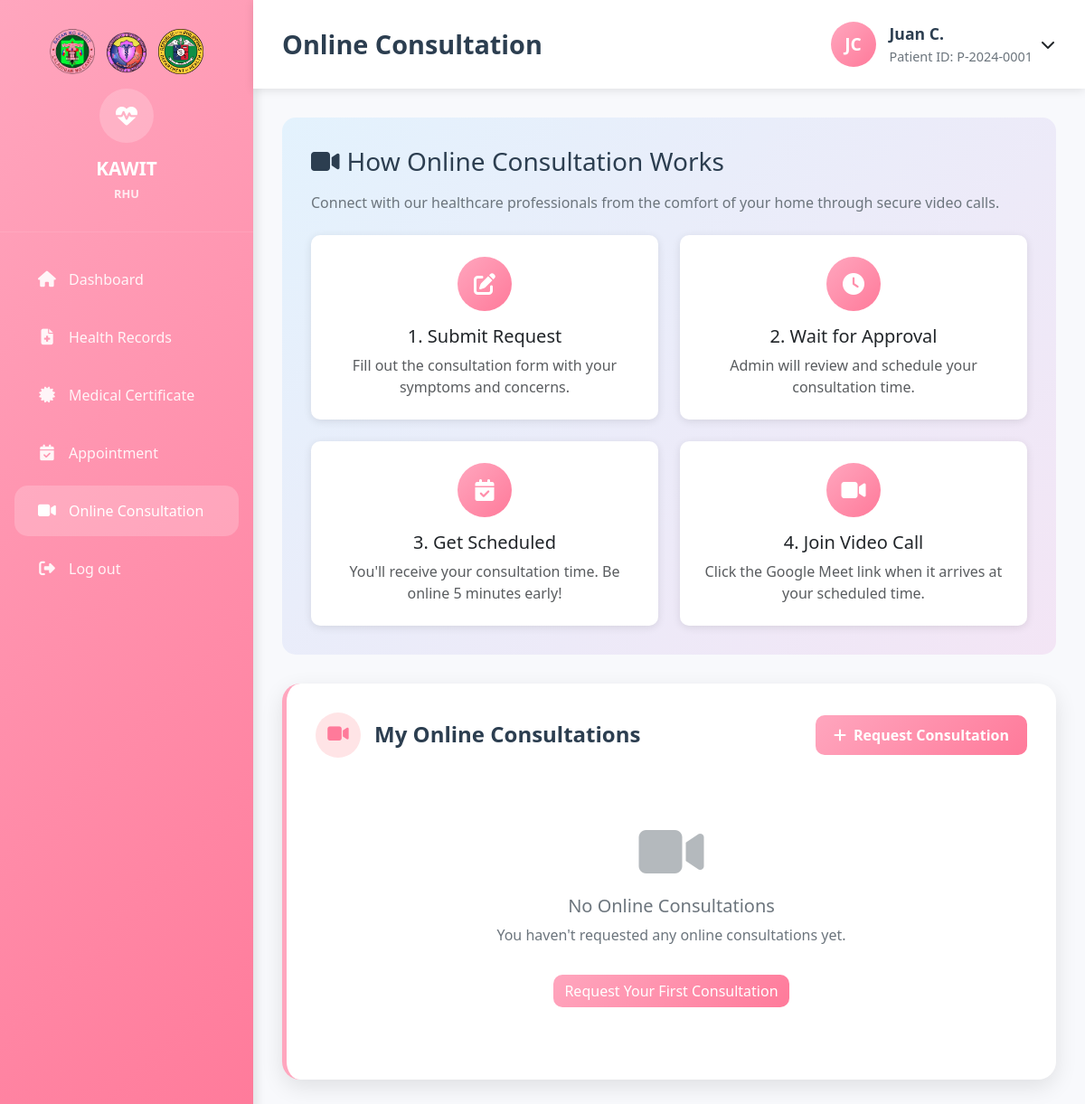
Screenshot of /kawit_rhu/Patient/Consultation.php (signed in) with the database file from the repository.
### tables this page shows
CREATE TABLE patients (
    id INT PRIMARY KEY AUTO_INCREMENT,
    user_id INT UNIQUE,
    patient_id VARCHAR(20) UNIQUE NOT NULL,
    first_name VARCHAR(50) NOT NULL,
    middle_name VARCHAR(50),
    last_name VARCHAR(50) NOT NULL,
    suffix VARCHAR(10),
    date_of_birth DATE NOT NULL,
    gender ENUM('Male', 'Female', 'Other') NOT NULL,
    civil_status ENUM('Single', 'Married', 'Widowed', 'Divorced', 'Separated') DEFAULT 'Single',
    address TEXT NOT NULL,
    barangay_id INT,
    phone VARCHAR(15),
    email VARCHAR(100),
    blood_type VARCHAR(5),
    allergies TEXT,
    medical_history TEXT,
    emergency_contact_name VARCHAR(100),
    emergency_contact_phone VARCHAR(15),
    emergency_contact_relationship VARCHAR(50),
    philhealth_number VARCHAR(20),
    occupation VARCHAR(100),
    educational_attainment VARCHAR(50),
    religion VARCHAR(50),
    profile_picture VARCHAR(255),
    is_active BOOLEAN DEFAULT TRUE,
    created_at TIMESTAMP DEFAULT CURRENT_TIMESTAMP,
    updated_at TIMESTAMP DEFAULT CURRENT_TIMESTAMP ON UPDATE CURRENT_TIMESTAMP,
    FOREIGN KEY (user_id) REFERENCES users(id) ON DELETE CASCADE,
    FOREIGN KEY (barangay_id) REFERENCES barangays(id),
    INDEX idx_patient_id (patient_id),
    INDEX idx_name (last_name, first_name),
    INDEX idx_barangay (barangay_id)
);

### kawit_rhu/Patient/Consultation.php (the view, shortened to what the rows shown need)
<?php
$host = 'localhost';
$dbname = 'kawit_rhu';
$username = 'root';
$password = '';
try {
    $pdo = new PDO("mysql:host=$host;dbname=$dbname", $username, $password);
    $pdo->setAttribute(PDO::ATTR_ERRMODE, PDO::ERRMODE_EXCEPTION);
} catch(PDOException $e) {
    die("Connection failed: " . $e->getMessage());
}
$stmt = $pdo->prepare("
    SELECT p.*, u.username, b.barangay_name,
           YEAR(CURDATE()) - YEAR(p.date_of_birth) as age
    FROM patients p
    JOIN users u ON p.user_id = u.id
    LEFT JOIN barangays b ON p.barangay_id = b.id
    WHERE u.id = ?
");
$stmt->execute([$_SESSION['user_id']]);
$patient = $stmt->fetch(PDO::FETCH_ASSOC);
?>
<!DOCTYPE html>
<html lang="en">
<head>
    <link href="https://cdnjs.cloudflare.com/ajax/libs/bootstrap/5.3.0/css/bootstrap.min.css" rel="stylesheet">
    <link href="https://cdnjs.cloudflare.com/ajax/libs/font-awesome/6.4.0/css/all.min.css" rel="stylesheet">
</head>
<body>
    <div class="main-container">
        <div class="main-content">
            <nav class="top-navbar">
                <h1 class="page-title">Online Consultation</h1>
                <div class="user-info">
                    <div class="user-avatar">
                        <?php
                        $initials = strtoupper(substr($patient['first_name'], 0, 1) . substr($patient['last_name'], 0, 1));
                        echo $initials;
                        ?>
                    </div>
                    <div class="user-details">
                        <div class="user-name"><?php echo htmlspecialchars($patient['first_name'] . ' ' . substr($patient['last_name'], 0, 1) . '.'); ?></div>
                        <div class="user-role">Patient ID: <?php echo htmlspecialchars($patient['patient_id']); ?></div>
                    </div>
                    <div class="dropdown">
                        <button class="btn btn-link text-dark p-0 ms-2" type="button" data-bs-toggle="dropdown" style="text-decoration: none;">
                        </button>
                    </div>
                </div>
            </nav>
        </div>
    </div>
</body>
</html>

### rows the page displays
patients: initials "JC", first_name+last_name "Juan C.", patient "P-2024-0001"
